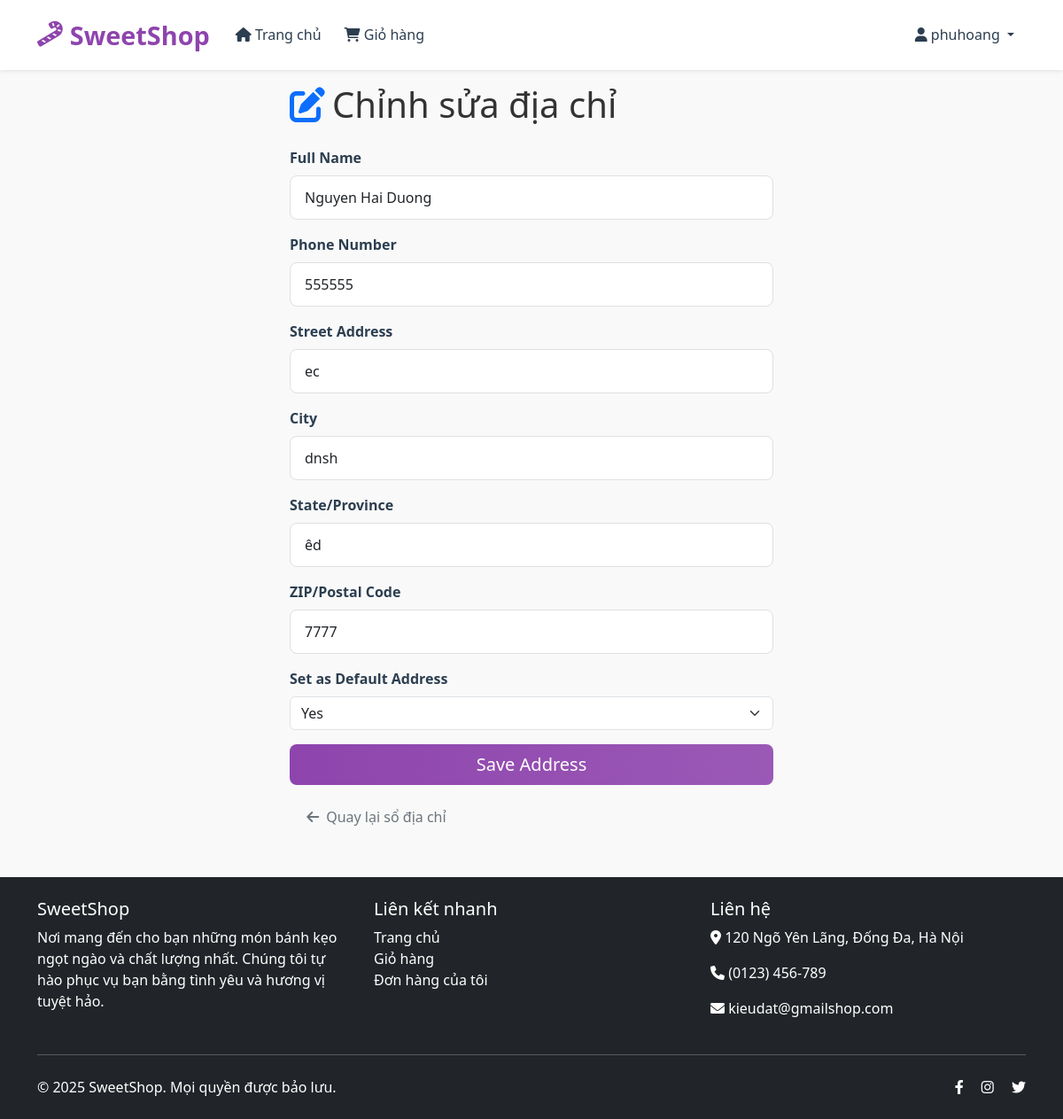
Screenshot of /addresses/edit/1 (signed in) with the database file from the repository.
### app/models.py (models this page shows, shortened)
class User(UserMixin, db.Model):
    __tablename__ = 'users'
    id = db.Column(db.Integer, primary_key=True)
    username = db.Column(db.String(80), nullable=False, unique=True)
    password_hash = db.Column(db.String(120), nullable=False)
    role = db.Column(db.String(10), nullable=False, default='USER')  # 'USER' or 'ADMIN'
    created_at = db.Column(db.DateTime, nullable=False, default=datetime.utcnow)
    cart_items = db.relationship('Cart', backref='user', lazy=True, cascade='all, delete-orphan')
    orders = db.relationship('Order', backref='customer', lazy=True, cascade='all, delete-orphan')
    addresses = db.relationship('Address', backref='user', lazy=True, cascade='all, delete-orphan')

class Address(db.Model):
    __tablename__ = 'addresses'
    id = db.Column(db.Integer, primary_key=True)
    user_id = db.Column(db.Integer, db.ForeignKey('users.id'), nullable=False)
    full_name = db.Column(db.String(100), nullable=False)
    phone = db.Column(db.String(20), nullable=False)
    street = db.Column(db.String(200), nullable=False)
    city = db.Column(db.String(100), nullable=False)
    state = db.Column(db.String(100), nullable=False)
    zip_code = db.Column(db.String(20), nullable=False)
    is_default = db.Column(db.Boolean, default=False)

### app/main/routes.py (the view, shortened to what this page needs)
@bp.route('/addresses/edit/<int:address_id>', methods=['GET', 'POST'])
@login_required
def edit_address(address_id):
    address = Address.query.filter_by(id=address_id, user_id=current_user.id).first_or_404()
    form = AddressForm(obj=address)
    return render_template('main/edit_address.html', form=form, address=address)

### app/main/forms.py
class AddressForm(FlaskForm):
    full_name = StringField('Full Name', validators=[DataRequired(), Length(max=100)])
    phone = StringField('Phone Number', validators=[DataRequired(), Length(max=20)])
    street = StringField('Street Address', validators=[DataRequired(), Length(max=200)])
    city = StringField('City', validators=[DataRequired(), Length(max=100)])
    state = StringField('State/Province', validators=[DataRequired(), Length(max=100)])
    zip_code = StringField('ZIP/Postal Code', validators=[DataRequired(), Length(max=20)])
    is_default = SelectField('Set as Default Address', choices=[(False, 'No'), (True, 'Yes')], coerce=lambda x: x == 'True')
    submit = SubmitField('Save Address')

### app/__init__.py (called while the page is built)
def create_app(config_class=Config):
    app = Flask(__name__)
    app.config.from_object(config_class)
    db.init_app(app)
    login_manager.init_app(app)
    bcrypt.init_app(app)
    migrate = Migrate(app, db)  # Initialize Flask-Migrate
    login_manager.login_view = 'auth.login'
    login_manager.login_message = 'Đăng nhập để truy cập trang này.'
    from app.auth import bp as auth_bp
    app.register_blueprint(auth_bp)
    from app.admin import bp as admin_bp
    app.register_blueprint(admin_bp)
    from app.main import bp as main_bp
    app.register_blueprint(main_bp)
    @login_manager.user_loader
    def load_user(user_id):
        from app.models import User
        return User.query.get(int(user_id))
    return app

### app/templates/main/edit_address.html (shortened to what this page needs)
{% extends "base.html" %}
{% block content %}
<div class="row justify-content-center">
    <div class="col-md-6">
        <h1 class="mb-4"><i class="fas fa-edit me-2 text-primary"></i>Chỉnh sửa địa chỉ</h1>
        <form method="POST">
            <div class="mb-3">
                {{ form.full_name.label(class="form-label fw-bold") }}
                {{ form.full_name(class="form-control") }}
            </div>
            <div class="mb-3">
                {{ form.phone.label(class="form-label fw-bold") }}
                {{ form.phone(class="form-control") }}
            </div>
            <div class="mb-3">
                {{ form.street.label(class="form-label fw-bold") }}
                {{ form.street(class="form-control") }}
            </div>
            <div class="mb-3">
                {{ form.city.label(class="form-label fw-bold") }}
                {{ form.city(class="form-control") }}
            </div>
            <div class="mb-3">
                {{ form.state.label(class="form-label fw-bold") }}
                {{ form.state(class="form-control") }}
            </div>
            <div class="mb-3">
                {{ form.zip_code.label(class="form-label fw-bold") }}
                {{ form.zip_code(class="form-control") }}
            </div>
            <div class="mb-3">
                {{ form.is_default.label(class="form-label fw-bold") }}
                {{ form.is_default(class="form-select") }}
            </div>
            <div class="d-grid">
                {{ form.submit(class="btn btn-primary btn-lg") }}
            </div>
        </form>
        <div class="mt-3">
            <a href="{{ url_for('main.addresses') }}" class="btn btn-outline-secondary">
                <i class="fas fa-arrow-left me-2"></i>Quay lại sổ địa chỉ
            </a>
        </div>
    </div>
</div>
{% endblock %}

### app/templates/base.html (shortened to what this page needs)
<!DOCTYPE html>
<html lang="vi">
<head>
    <link href="https://cdn.jsdelivr.net/npm/bootstrap@5.3.0/dist/css/bootstrap.min.css" rel="stylesheet">
    <link rel="stylesheet" href="https://cdnjs.cloudflare.com/ajax/libs/font-awesome/6.0.0/css/all.min.css">
    <link rel="stylesheet" href="{{ url_for('static', filename='css/style.css') }}">
</head>
<body>
    <nav class="navbar navbar-expand-lg navbar-light bg-white fixed-top shadow-sm">
        <div class="container">
            <a class="navbar-brand" href="{{ url_for('main.home') }}">
                <i class="fas fa-candy-cane"></i> SweetShop
            </a>
            <div class="collapse navbar-collapse" id="navbarNav">
                <ul class="navbar-nav me-auto">
                    <li class="nav-item">
                        <a class="nav-link" href="{{ url_for('main.home') }}"><i class="fas fa-home"></i> Trang chủ</a>
                    </li>
                    {% if current_user.is_authenticated %}
                    <li class="nav-item">
                        <a class="nav-link" href="{{ url_for('main.view_cart') }}">
                            <i class="fas fa-shopping-cart"></i> Giỏ hàng
                            {% set cart_count = current_user.cart_items|length %}
                        </a>
                    </li>
                    {% endif %}
                </ul>
                <ul class="navbar-nav">
                    {% if current_user.is_authenticated %}
                        <li class="nav-item dropdown">
                            <a class="nav-link dropdown-toggle" href="#" id="navbarDropdown" role="button" data-bs-toggle="dropdown">
                                <i class="fas fa-user"></i> {{ current_user.username }}
                            </a>
                        </li>
                    {% endif %}
                </ul>
            </div>
        </div>
    </nav>
    <div class="container mt-4">
        {% block content %}{% endblock %}
    </div>
    <footer class="footer mt-5 bg-dark text-white py-4">
        <div class="container">
            <div class="row">
                <div class="col-md-4 mb-4 mb-md-0">
                    <h5>SweetShop</h5>
                    <p>Nơi mang đến cho bạn những món bánh kẹo ngọt ngào và chất lượng nhất. Chúng tôi tự hào phục vụ bạn bằng tình yêu và hương vị tuyệt hảo.</p>
                </div>
                <div class="col-md-4 mb-4 mb-md-0">
                    <h5>Liên kết nhanh</h5>
                    <ul class="list-unstyled">
                        <li><a href="{{ url_for('main.home') }}" class="text-white text-decoration-none">Trang chủ</a></li>
                        <li><a href="{{ url_for('main.view_cart') }}" class="text-white text-decoration-none">Giỏ hàng</a></li>
                        <li><a href="{{ url_for('main.my_orders') }}" class="text-white text-decoration-none">Đơn hàng của tôi</a></li>
                    </ul>
                </div>
                <div class="col-md-4">
                    <h5>Liên hệ</h5>
                    <p><i class="fas fa-map-marker-alt"></i> 120 Ngõ Yên Lãng, Đống Đa, Hà Nội</p>
                    <p><i class="fas fa-phone"></i> (0123) 456-789</p>
                    <p><i class="fas fa-envelope"></i> kieudat@gmailshop.com</p>
                </div>
            </div>
            <hr class="my-4">
            <div class="d-flex justify-content-between align-items-center">
                <p class="mb-0">&copy; 2025 SweetShop. Mọi quyền được bảo lưu.</p>
                <div>
                    <a href="#" class="text-white me-3"><i class="fab fa-facebook-f"></i></a>
                    <a href="#" class="text-white me-3"><i class="fab fa-instagram"></i></a>
                    <a href="#" class="text-white"><i class="fab fa-twitter"></i></a>
                </div>
            </div>
        </div>
    </footer>
</body>
</html>

### app/static/css/style.css (style rules this page uses)
:root { --primary-color: #8e44ad; --secondary-color: #3498db; --accent-color: #e74c3c; --light-color: #f8f9fa; --dark-color: #2c3e50; --success-color: #2ecc71; --text-color: #333; --border-color: #e0e0e0; }
body { background-color: #f9f9f9; font-family: 'Segoe UI', Tahoma, Geneva, Verdana, sans-serif; color: var(--text-color); padding-top: 70px; }
.navbar { box-shadow: 0 2px 10px rgba(0, 0, 0, 0.1); background-color: white !important; padding: 0.8rem 0; }
.navbar-brand { font-weight: 700; font-size: 1.8rem; color: var(--primary-color) !important; display: flex; align-items: center; }
.navbar-brand i { margin-right: 8px; }
.navbar-nav .nav-link { font-weight: 500; margin: 0 5px; transition: all 0.3s ease; color: var(--dark-color) !important; }
.btn { border-radius: 8px; padding: 0.5rem 1.2rem; font-weight: 500; transition: all 0.3s ease; border: none; }
.btn-primary { background: linear-gradient(to right, var(--primary-color), #9b59b6); border: none; }
.form-control { border-radius: 8px; padding: 0.75rem 1rem; border: 1px solid var(--border-color); transition: all 0.3s ease; }
.form-label { font-weight: 600; color: var(--dark-color); }
.footer { background: var(--dark-color); color: white; padding: 3rem 0 1.5rem; margin-top: 4rem; }
.footer a { color: #bbb; transition: color 0.3s ease; }

### rows the page displays
User: username "phuhoang"
Address: full_name "Nguyen Hai Duong", phone "555555", street "ec", city "dnsh", state "êd", zip_code "7777", is_default "Yes"
